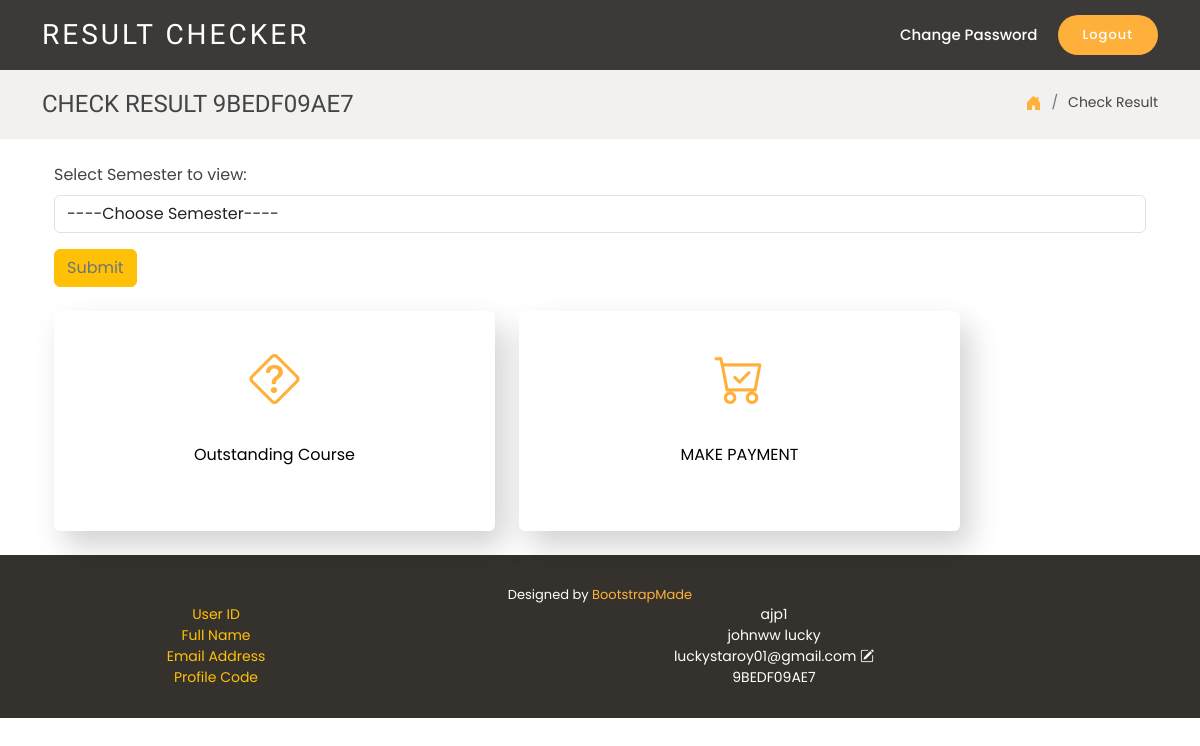
The page /viewresult (signed in) on the database its author committed.
### users/models.py (models this page shows, shortened)
class User(AbstractUser):
    username = None
    userid = models.CharField(max_length=150, unique=True, null=True, blank=True)
    email=models.EmailField(max_length=150, null=True,blank=True)
    name=models.CharField(max_length=150, null=True,blank=True)
    duration=models.IntegerField(blank=True,null=True)
    profile_ID=models.CharField(max_length=11, null=True,blank=True)
    created_at = models.DateTimeField(auto_now_add=True,null=True)
    updated_at =  models.DateTimeField(auto_now=True,null=True)
    profile_pic=models.ImageField(default='profilepic.png',null=True,blank=True)
    active= models.BooleanField(default=True,blank=True)
    pass_change = models.BooleanField(default=False,blank=True)
    class Meta:
        ordering = ['-created_at']
        indexes = [
            models.Index(fields=['-created_at']),
        ]
    objects=UserManager( )
    USERNAME_FIELD ='userid'
    REQUIRED_FIELDS=[]

### administrator/decorators.py (the view)
    def wrapper_function(request, *args, **kwargs):
        group= None
        if request.user.groups.exists():
            group = request.user.groups.all()[0].name
        if group == 'admin':
            return redirect('decline')
        else:
            return view_func(request, *args,**kwargs)

### administrator/result.py (called while the page is built, shortened)
@login_required(login_url='login')
@student_only
def viewresult(request):
    if request.user.active == False:
        messages.info(request, "You don't have the access to view this page. Contact the Administrator")
        return redirect('dashboard')
    return render(request, 'viewresult.html')

### templates/viewresult.html (shortened to what this page needs)
{% extends 'index.html' %}
{% load static %}
{% block content %}
    <section class="breadcrumbs">
        <div class="container">
          <div class="d-flex justify-content-between align-items-center">
            <h2>CHECK RESULT {% if user.groups.all.0.name == 'student' %}<span>{{user.profile_ID}}</span>{% endif %}</h2>
            <ol>
              <li><a href="{% url 'dashboard' %}"><i style='font-size:16px;' class="bi bi-house-door-fill"></i></a></li>
              <li>Check Result</li>
            </ol>
          </div>
        </div>
      </section>
      {% include 'msg.html' %}
      <div class='container'>
        <form autocomplete="off" method='POST'>
        <div class="form-group mt-4">
          <label for="semester">Select Semester to view:</label>
          <select name='semester' class="form-control mt-2" id="semester" required>
            <option value=''>----Choose Semester----</option>
          </select>
        </div>
        <button type='submit' class='btn btn-warning mt-3 text-secondary'>Submit</button>
      </form>
<div class='row'>
        <div class='col-lg-5 col-sm-12 col-md-12'>
      <a href="{% url 'outcourse' %}">
        <div class="card border-0 mt-4 p-4">
          <div class="card-body" ><center>
            <h4 class="card-title"><i class="bi bi-question-diamond"></i></h4>
            <p class="card-text pt-4">Outstanding Course</p>
          </center>
          </div>
        </div>
      </a>
    </div>
    <div class='col-lg-5 col-sm-12 col-md-12'>
    <a href="{% url 'payment' %}">
      <div class="card border-0 mt-4 p-4">
        <div class="card-body"><center>
          <h4 class="card-title"><i class="bi bi-cart-check"></i></h4>
          <p class="card-text pt-4">MAKE PAYMENT</p>
        </div>
      </div>
    </div>
</div>
</div>
      <br><br>
    </div>
{% endblock content %}

### templates/index.html (shortened to what this page needs)
{% load static %}
<!DOCTYPE html>
<html lang="en">
<head>
  <link href="{% static 'assets/vendor/animate.css/animate.min.css' %}" rel="stylesheet">
  <link href="{% static 'assets/vendor/bootstrap/css/bootstrap.min.css' %}" rel="stylesheet">
  <link href="{% static 'assets/vendor/bootstrap-icons/bootstrap-icons.css' %}" rel="stylesheet">
  <link href="{% static 'assets/css/style.css' %}" rel="stylesheet">
</head>
<body>
  <header id="header" class="fixed-top d-flex align-items-center ">
    <div class="container-fluid container-xl d-flex align-items-center justify-content-between">
      <div class="logo me-auto">
        {% if user.is_authenticated %}
        <h1><a href="{% url 'dashboard' %}">RESULT CHECKER</a></h1>
      </div>
      {% else %}
      <h1><a href="#">RESULT CHECKER</a></h1>
      </div>
      {% endif %}
      <nav id="navbar" class="navbar order-last order-lg-0">
        <ul>
          {% if user.is_authenticated %}
          <li><a class="nav-link scrollto " data-bs-toggle="modal" data-bs-target="#changepassword"  href="#">Change Password</a></li>
          {% endif %}
        </ul>
      </nav>
      {% if user.is_authenticated %}
      <a data-bs-toggle="modal" data-bs-target="#logout"  href="#"  class="book-a-table-btn scrollto">Logout</a>
      {% else %}
      <a  href="{% url 'login' %}"  class="book-a-table-btn scrollto">Login</a>
      {% endif %}
    </div>
  </header>
  <main id="main">
{% block content %}
{% endblock content %}
  </main>
  <footer id="footer">
    <div class="container">
      <div class="credits">
        Designed by <a href="https://bootstrapmade.com/">BootstrapMade</a>
      </div>
      {% if user.is_authenticated %}
        <div class="row col-lg-12 col-sm-12">
          <div class="col-lg-4 col-sm-4  label text-warning ">User ID</div>
          <div class="col-lg-8 col-sm-4 ">{{user.userid}}</div>
        </div>
      <div class="row col-lg-12 col-sm-12">
        <div class="col-lg-4 col-sm-4 label label text-warning">Full Name</div>
        <div class="col-lg-8 col-sm-4 ">{{user.first_name}} {{user.last_name}}</div>
      </div>
      <div class="row col-lg-12 col-sm-12">
          <div class="col-lg-4 col-sm-4  label label text-warning">Email Address</div>
          <div class="col-lg-8 col-sm-4 ">{{user.email}} <i data-bs-toggle="modal" data-bs-target="#email" class='bi bi-pencil-square'></i></div>
        </div>
        <div class="row col-lg-12 col-sm-12">
          <div class="col-lg-4 col-sm-4  label label text-warning">Profile Code</div>
          <div class="col-lg-8 col-sm-4 ">{{user.profile_ID}}</div>
        </div>
        {% endif %}
    </div>
  </footer>
</body>
</html>

### static/assets/css/style.css (style rules this page uses)
body { font-family: "Poppins", sans-serif; color: #444444; }
a { text-decoration: none; color: #ffb03b; }
h1, h2, h3, h4, h5, h6 { font-family: "Satisfy", sans-serif; }
#header { height: 70px; z-index: 997; transition: all 0.5s; padding: 10px 0; background: rgba(26, 24, 22, 0.85); }
#header .logo h1 { font-size: 28px; margin: 0; line-height: 1; font-weight: 400; letter-spacing: 3px; }
#header .logo h1 a, #header .logo h1 a:hover { color: #fff; text-decoration: none; }
.book-a-table-btn { background: #ffb03b; color: #fff; border-radius: 50px; margin: 0 0 0 20px; padding: 10px 25px; font-size: 13px; font-weight: 500; letter-spacing: 1px; transition: 0.3s; white-space: nowrap; }
.navbar { padding: 0; }
.navbar ul { margin: 0; padding: 0; display: flex; list-style: none; align-items: center; }
.navbar li { position: relative; }
.navbar a, .navbar a:focus { display: flex; align-items: center; justify-content: space-between; padding: 10px 0 10px 24px; font-size: 15px; font-weight: 500; color: white; white-space: nowrap; transition: 0.3s; }
section { padding: 60px 0; }
.breadcrumbs { padding: 20px 0; background-color: #f2f1ef; min-height: 40px; margin-top: 70px; }
.breadcrumbs h2 { font-size: 24px; font-weight: 300; margin: 0; }
.breadcrumbs ol { display: flex; flex-wrap: wrap; list-style: none; padding: 0; margin: 0; font-size: 14px; }
.breadcrumbs ol li+li { padding-left: 10px; }
.breadcrumbs ol li+li::before { display: inline-block; padding-right: 10px; color: #6c757d; content: "/"; }
.card { box-shadow: 10px 15px 30px rgba(0, 0, 0, 0.18); transition: all ease-in-out 0.3s; height: 100%; color:black; }
#footer { background: #35322d; color: #fff; font-size: 14px; text-align: center; padding: 30px 0; }
#footer .credits { font-size: 13px; }

### templates/viewresult.html (style rules this page uses)
.card .bi { font-size: 50px; font-weight: 600; padding: 0; margin: 20px 0; color: #ffb03b; }

### rows shown on the page
User: profile_ID "9BEDF09AE7", userid "ajp1", first_name "johnww", last_name "lucky", email "luckystaroy01@gmail.com"
